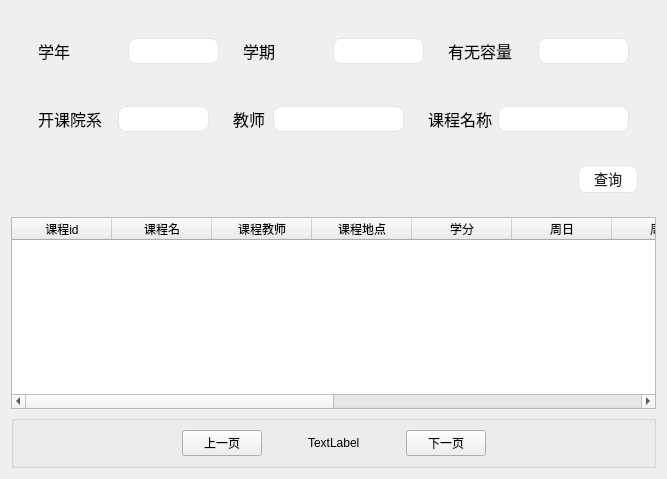
          <widget class="QWidget" name="SchoolCourse">
           <layout class="QGridLayout" name="gridLayout_10">
            <item row="0" column="0">
             <widget class="QGroupBox" name="groupBox">
              <property name="styleSheet">
               <string notr="true">        QGroupBox {
            border-color: rgb(0, 0, 0);
            border-width: 0px;
            border-style: solid;
            margin-top: 0.5ex;
        }</string>
              </property>
              <property name="title">
               <string/>
              </property>
              <layout class="QVBoxLayout" name="verticalLayout_9">
               <item>
                <widget class="QGroupBox" name="groupBox_18">
                 <property name="styleSheet">
                  <string notr="true">        QGroupBox {
            border-color: rgb(0, 0, 0);
            border-width: 0px;
            border-style: solid;
            margin-top: 0.5ex;
        }</string>
                 </property>
                 <property name="title">
                  <string/>
                 </property>
                 <layout class="QHBoxLayout" name="horizontalLayout_37">
                  <item>
                   <widget class="QGroupBox" name="groupBox_20">
                    <property name="styleSheet">
                     <string notr="true">        QGroupBox {
            border-color: rgb(0, 0, 0);
            border-width: 0px;
            border-style: solid;
            margin-top: 0.5ex;
        }</string>
                    </property>
                    <property name="title">
                     <string/>
                    </property>
                    <layout class="QHBoxLayout" name="horizontalLayout_30">
                     <item>
                      <widget class="QLabel" name="label_20">
                       <property name="font">
                        <font>
                         <pointsize>12</pointsize>
                        </font>
                       </property>
                       <property name="text">
                        <string>学年</string>
                       </property>
                      </widget>
                     </item>
                     <item>
                      <widget class="QComboBox" name="academicYearCombo">
                       <property name="styleSheet">
                        <string notr="true">QComboBox{
  color:#1e222b;
  padding: 1px 15px 1px 3px;
  border:1px solid rgba(228,228,228,1);
  border-radius:8;
  font-family: Microsoft YaHei;
  font-size: 14px;
}
QComboBox::drop-down {			/*下拉按钮*/
      subcontrol-origin: padding;
      subcontrol-position: top right;
      width: 20px;
      border:none;
}

QComboBox::down-arrow {		/*下拉按钮*/
      image: url(:/image/combox.png);
  }

QComboBox QAbstractItemView{	/*列表 */
	margin-top: 8px;
	margin-left: 6px;
	margin-bottom: 6px;
	margin-right: 6px;
	background:rgba(255,255,255,1);
    border:1px solid rgba(228,228,228,1);
    border-radius:8px;
	font-size:12px;
    font-family: Microsoft YaHei;
    outline: 0px;
    color:#1e222b;
    padding-left: 16px;
    padding-top: 12px;
	padding-bottom:12px;

  }

QComboBox QScrollBar::vertical{ /*滑条 主体部分*/
    width:6px;
    background:rgb(255,255,255);
    border:none;
}
QComboBox QScrollBar::handle::vertical{ /*滑块主体*/
    border-radius:3px;
    background-color: rgba(30, 34, 43, 0.2);
}
QComboBox QScrollBar::handle::vertical::hover{
    background-color: rgba(30, 34, 43, 0.2);
}
QComboBox QScrollBar::add-line::vertical{/*上箭头*/
    border:none;
}
QComboBox QScrollBar::sub-line::vertical{/*下箭头*/
    border:none;
}

</string>
                       </property>
                      </widget>
                     </item>
                    </layout>
                   </widget>
                  </item>
                  <item>
                   <widget class="QGroupBox" name="groupBox_22">
                    <property name="styleSheet">
                     <string notr="true">        QGroupBox {
            border-color: rgb(0, 0, 0);
            border-width: 0px;
            border-style: solid;
            margin-top: 0.5ex;
        }</string>
                    </property>
                    <property name="title">
                     <string/>
                    </property>
                    <layout class="QHBoxLayout" name="horizontalLayout_33">
                     <item>
                      <widget class="QLabel" name="label_22">
                       <property name="font">
                        <font>
                         <pointsize>12</pointsize>
                        </font>
                       </property>
                       <property name="text">
                        <string>学期</string>
                       </property>
                      </widget>
                     </item>
                     <item>
                      <widget class="QComboBox" name="semesterCombo">
                       <property name="styleSheet">
                        <string notr="true">QComboBox{
  color:#1e222b;
  padding: 1px 15px 1px 3px;
  border:1px solid rgba(228,228,228,1);
  border-radius:8;
  font-family: Microsoft YaHei;
  font-size: 14px;
}
QComboBox::drop-down {			/*下拉按钮*/
      subcontrol-origin: padding;
      subcontrol-position: top right;
      width: 20px;
      border:none;
}

QComboBox::down-arrow {		/*下拉按钮*/
      image: url(:/image/combox.png);
  }

QComboBox QAbstractItemView{	/*列表 */
	margin-top: 8px;
	margin-left: 6px;
	margin-bottom: 6px;
	margin-right: 6px;
	background:rgba(255,255,255,1);
    border:1px solid rgba(228,228,228,1);
    border-radius:8px;
	font-size:12px;
    font-family: Microsoft YaHei;
    outline: 0px;
    color:#1e222b;
    padding-left: 16px;
    padding-top: 12px;
	padding-bottom:12px;

  }

QComboBox QScrollBar::vertical{ /*滑条 主体部分*/
    width:6px;
    background:rgb(255,255,255);
    border:none;
}
QComboBox QScrollBar::handle::vertical{ /*滑块主体*/
    border-radius:3px;
    background-color: rgba(30, 34, 43, 0.2);
}
QComboBox QScrollBar::handle::vertical::hover{
    background-color: rgba(30, 34, 43, 0.2);
}
QComboBox QScrollBar::add-line::vertical{/*上箭头*/
    border:none;
}
QComboBox QScrollBar::sub-line::vertical{/*下箭头*/
    border:none;
}
</string>
                       </property>
                      </widget>
                     </item>
                    </layout>
                   </widget>
                  </item>
                  <item>
                   <widget class="QGroupBox" name="groupBox_21">
                    <property name="styleSheet">
                     <string notr="true">        QGroupBox {
            border-color: rgb(0, 0, 0);
            border-width: 0px;
            border-style: solid;
            margin-top: 0.5ex;
        }</string>
                    </property>
                    <property name="title">
                     <string/>
                    </property>
                    <layout class="QHBoxLayout" name="horizontalLayout_32">
                     <item>
                      <widget class="QLabel" name="label_21">
                       <property name="font">
                        <font>
                         <pointsize>12</pointsize>
                        </font>
                       </property>
                       <property name="text">
                        <string>有无容量</string>
                       </property>
                      </widget>
                     </item>
                     <item>
                      <widget class="QComboBox" name="hasCapacityCombo">
                       <property name="styleSheet">
                        <string notr="true">QComboBox{
  color:#1e222b;
  padding: 1px 15px 1px 3px;
  border:1px solid rgba(228,228,228,1);
  border-radius:8;
  font-family: Microsoft YaHei;
  font-size: 14px;
}
QComboBox::drop-down {			/*下拉按钮*/
      subcontrol-origin: padding;
      subcontrol-position: top right;
      width: 20px;
      border:none;
}

QComboBox::down-arrow {		/*下拉按钮*/
      image: url(:/image/combox.png);
  }

QComboBox QAbstractItemView{	/*列表 */
	margin-top: 8px;
	margin-left: 6px;
	margin-bottom: 6px;
	margin-right: 6px;
	background:rgba(255,255,255,1);
    border:1px solid rgba(228,228,228,1);
    border-radius:8px;
	font-size:12px;
    font-family: Microsoft YaHei;
    outline: 0px;
    color:#1e222b;
    padding-left: 16px;
    padding-top: 12px;
	padding-bottom:12px;

  }

QComboBox QScrollBar::vertical{ /*滑条 主体部分*/
    width:6px;
    background:rgb(255,255,255);
    border:none;
}
QComboBox QScrollBar::handle::vertical{ /*滑块主体*/
    border-radius:3px;
    background-color: rgba(30, 34, 43, 0.2);
}
QComboBox QScrollBar::handle::vertical::hover{
    background-color: rgba(30, 34, 43, 0.2);
}
QComboBox QScrollBar::add-line::vertical{/*上箭头*/
    border:none;
}
QComboBox QScrollBar::sub-line::vertical{/*下箭头*/
    border:none;
}
</string>
                       </property>
                      </widget>
                     </item>
                    </layout>
                   </widget>
                  </item>
                 </layout>
                </widget>
               </item>
               <item>
                <widget class="QGroupBox" name="groupBox_23">
                 <property name="styleSheet">
                  <string notr="true">        QGroupBox {
            border-color: rgb(0, 0, 0);
            border-width: 0px;
            border-style: solid;
            margin-top: 0.5ex;
        }</string>
                 </property>
                 <property name="title">
                  <string/>
                 </property>
                 <layout class="QHBoxLayout" name="horizontalLayout_36">
                  <item>
                   <widget class="QGroupBox" name="groupBox_24">
                    <property name="styleSheet">
                     <string notr="true">        QGroupBox {
            border-color: rgb(0, 0, 0);
            border-width: 0px;
            border-style: solid;
            margin-top: 0.5ex;
        }</string>
                    </property>
                    <property name="title">
                     <string/>
                    </property>
                    <layout class="QHBoxLayout" name="horizontalLayout_31">
                     <item>
                      <widget class="QLabel" name="label_23">
                       <property name="font">
                        <font>
                         <pointsize>12</pointsize>
                        </font>
                       </property>
                       <property name="text">
                        <string>开课院系</string>
                       </property>
                      </widget>
                     </item>
                     <item>
                      <widget class="QComboBox" name="departmentCombo">
                       <property name="styleSheet">
                        <string notr="true">QComboBox{
  color:#1e222b;
  padding: 1px 15px 1px 3px;
  border:1px solid rgba(228,228,228,1);
  border-radius:8;
  font-family: Microsoft YaHei;
  font-size: 14px;
}
QComboBox::drop-down {			/*下拉按钮*/
      subcontrol-origin: padding;
      subcontrol-position: top right;
      width: 20px;
      border:none;
}

QComboBox::down-arrow {		/*下拉按钮*/
      image: url(:/image/combox.png);
  }

QComboBox QAbstractItemView{	/*列表 */
	margin-top: 8px;
	margin-left: 6px;
	margin-bottom: 6px;
	margin-right: 6px;
	background:rgba(255,255,255,1);
    border:1px solid rgba(228,228,228,1);
    border-radius:8px;
	font-size:12px;
    font-family: Microsoft YaHei;
    outline: 0px;
    color:#1e222b;
    padding-left: 16px;
    padding-top: 12px;
	padding-bottom:12px;

  }

QComboBox QScrollBar::vertical{ /*滑条 主体部分*/
    width:6px;
    background:rgb(255,255,255);
    border:none;
}
QComboBox QScrollBar::handle::vertical{ /*滑块主体*/
    border-radius:3px;
    background-color: rgba(30, 34, 43, 0.2);
}
QComboBox QScrollBar::handle::vertical::hover{
    background-color: rgba(30, 34, 43, 0.2);
}
QComboBox QScrollBar::add-line::vertical{/*上箭头*/
    border:none;
}
QComboBox QScrollBar::sub-line::vertical{/*下箭头*/
    border:none;
}
</string>
                       </property>
                      </widget>
                     </item>
                    </layout>
                   </widget>
                  </item>
                  <item>
                   <widget class="QGroupBox" name="groupBox_26">
                    <property name="styleSheet">
                     <string notr="true">        QGroupBox {
            border-color: rgb(0, 0, 0);
            border-width: 0px;
            border-style: solid;
            margin-top: 0.5ex;
        }</string>
                    </property>
                    <property name="title">
                     <string/>
                    </property>
                    <layout class="QHBoxLayout" name="horizontalLayout_35">
                     <item>
                      <widget class="QLabel" name="label_25">
                       <property name="font">
                        <font>
                         <pointsize>12</pointsize>
                        </font>
                       </property>
                       <property name="text">
                        <string>教师</string>
                       </property>
                      </widget>
                     </item>
                     <item>
                      <widget class="QLineEdit" name="instructorEdit">
                       <property name="sizePolicy">
                        <sizepolicy hsizetype="Preferred" vsizetype="Fixed">
                         <horstretch>0</horstretch>
                         <verstretch>0</verstretch>
                        </sizepolicy>
                       </property>
                       <property name="styleSheet">
                        <string notr="true">QLineEdit {
    color: #1e222b;
    padding: 1px 3px;  /* 去掉右边的15px padding，因为LineEdit不需要下拉按钮的空间 */
    border: 1px solid rgba(228,228,228,1);
    border-radius: 8px;
    font-family: Microsoft YaHei;
    font-size: 14px;
    background: rgba(255,255,255,1);
}

QLineEdit:focus {
    border: 1px solid rgba(228,228,228,1);  /* 保持聚焦时边框样式一致 */
    outline: none;
}

/* 垂直滚动条样式，如果LineEdit是多行的话 */
QLineEdit QScrollBar:vertical {
    width: 6px;
    background: rgb(255,255,255);
    border: none;
}

QLineEdit QScrollBar::handle:vertical {
    border-radius: 3px;
    background-color: rgba(30, 34, 43, 0.2);
}

QLineEdit QScrollBar::handle:vertical:hover {
    background-color: rgba(30, 34, 43, 0.2);
}

QLineEdit QScrollBar::add-line:vertical {
    border: none;
}

QLineEdit QScrollBar::sub-line:vertical {
    border: none;
}</string>
                       </property>
                      </widget>
                     </item>
                    </layout>
                   </widget>
                  </item>
                  <item>
                   <widget class="QGroupBox" name="groupBox_25">
                    <property name="styleSheet">
                     <string notr="true">        QGroupBox {
            border-color: rgb(0, 0, 0);
            border-width: 0px;
            border-style: solid;
            margin-top: 0.5ex;
        }</string>
                    </property>
                    <property name="title">
                     <string/>
                    </property>
                    <layout class="QHBoxLayout" name="horizontalLayout_34">
                     <item>
                      <widget class="QLabel" name="label_24">
                       <property name="font">
                        <font>
                         <pointsize>12</pointsize>
                        </font>
                       </property>
                       <property name="text">
                        <string>课程名称</string>
                       </property>
                      </widget>
                     </item>
                     <item>
                      <widget class="QLineEdit" name="courseNameEdit">
                       <property name="sizePolicy">
                        <sizepolicy hsizetype="Preferred" vsizetype="Fixed">
                         <horstretch>0</horstretch>
                         <verstretch>0</verstretch>
                        </sizepolicy>
                       </property>
                       <property name="styleSheet">
                        <string notr="true">QLineEdit {
    color: #1e222b;
    padding: 1px 3px;  /* 去掉右边的15px padding，因为LineEdit不需要下拉按钮的空间 */
    border: 1px solid rgba(228,228,228,1);
    border-radius: 8px;
    font-family: Microsoft YaHei;
    font-size: 14px;
    background: rgba(255,255,255,1);
}

QLineEdit:focus {
    border: 1px solid rgba(228,228,228,1);  /* 保持聚焦时边框样式一致 */
    outline: none;
}

/* 垂直滚动条样式，如果LineEdit是多行的话 */
QLineEdit QScrollBar:vertical {
    width: 6px;
    background: rgb(255,255,255);
    border: none;
}

QLineEdit QScrollBar::handle:vertical {
    border-radius: 3px;
    background-color: rgba(30, 34, 43, 0.2);
}

QLineEdit QScrollBar::handle:vertical:hover {
    background-color: rgba(30, 34, 43, 0.2);
}

QLineEdit QScrollBar::add-line:vertical {
    border: none;
}

QLineEdit QScrollBar::sub-line:vertical {
    border: none;
}</string>
                       </property>
                      </widget>
                     </item>
                    </layout>
                   </widget>
                  </item>
                 </layout>
                </widget>
               </item>
               <item>
                <widget class="QGroupBox" name="groupBox_19">
                 <property name="title">
                  <string/>
                 </property>
                 <layout class="QHBoxLayout" name="horizontalLayout_39">
                  <item>
                   <spacer name="horizontalSpacer_21">
                    <property name="orientation">
                     <enum>Qt::Orientation::Horizontal</enum>
                    </property>
                    <property name="sizeType">
                     <enum>QSizePolicy::Policy::Expanding</enum>
                    </property>
                    <property name="sizeHint" stdset="0">
                     <size>
                      <width>549</width>
                      <height>20</height>
                     </size>
                    </property>
                   </spacer>
                  </item>
                  <item>
                   <widget class="QPushButton" name="btnSearchCourse">
                    <property name="styleSheet">
                     <string notr="true">QPushButton {
    color: #1e222b;
    background-color: #ffffff;
    border: 1px solid rgba(228,228,228,1);
    border-radius: 8px;
    font-family: Microsoft YaHei;
    font-size: 14px;
    padding: 1px 15px;
    min-height: 24px;  /* 确保按钮高度与ComboBox一致 */
}

QPushButton:hover {
    background-color: rgba(30, 34, 43, 0.05);  /* 悬浮时背景轻微变暗 */
    border: 1px solid rgba(30, 34, 43, 0.2);   /* 悬浮时边框加深 */
}

QPushButton:pressed {
    background-color: rgba(30, 34, 43, 0.1);   /* 按下时背景更暗 */
    border: 1px solid rgba(30, 34, 43, 0.3);   /* 按下时边框更深 */
    padding: 2px 15px 0px 15px;                /* 轻微的按下效果 */
}

QPushButton:disabled {
    color: rgba(30, 34, 43, 0.3);              /* 禁用时文字变淡 */
    background-color: rgba(228,228,228,0.3);   /* 禁用时背景变灰 */
    border: 1px solid rgba(228,228,228,0.5);   /* 禁用时边框变淡 */
}

/* 如果按钮包含图标 */
QPushButton:icon {
    padding: 1px 15px 1px 10px;  /* 左侧padding适当调整以适应图标 */
}</string>
                    </property>
                    <property name="text">
                     <string>查询</string>
                    </property>
                   </widget>
                  </item>
                 </layout>
                </widget>
               </item>
               <item>
                <layout class="QHBoxLayout" name="horizontalLayout_38"/>
               </item>
              </layout>
             </widget>
            </item>
            <item row="1" column="0">
             <widget class="SchoolCourseDisplay" name="schoolCourseTable">
              <property name="editTriggers">
               <set>QAbstractItemView::EditTrigger::NoEditTriggers</set>
              </property>
              <column>
               <property name="text">
                <string>课程id</string>
               </property>
              </column>
              <column>
               <property name="text">
                <string>课程名</string>
               </property>
              </column>
              <column>
               <property name="text">
                <string>课程教师</string>
               </property>
              </column>
              <column>
               <property name="text">
                <string>课程地点</string>
               </property>
              </column>
              <column>
               <property name="text">
                <string>学分</string>
               </property>
              </column>
              <column>
               <property name="text">
                <string>周日</string>
               </property>
              </column>
              <column>
               <property name="text">
                <string>周一</string>
               </property>
              </column>
              <column>
               <property name="text">
                <string>周二</string>
               </property>
              </column>
              <column>
               <property name="text">
                <string>周三</string>
               </property>
              </column>
              <column>
               <property name="text">
                <string>周四</string>
               </property>
              </column>
              <column>
               <property name="text">
                <string>周五</string>
               </property>
              </column>
              <column>
               <property name="text">
                <string>周六</string>
               </property>
              </column>
             </widget>
            </item>
            <item row="2" column="0">
             <widget class="QGroupBox" name="groupBox_2">
              <property name="title">
               <string/>
              </property>
              <layout class="QHBoxLayout" name="horizontalLayout_15">
               <item>
                <spacer name="horizontalSpacer_24">
                 <property name="orientation">
                  <enum>Qt::Orientation::Horizontal</enum>
                 </property>
                 <property name="sizeHint" stdset="0">
                  <size>
                   <width>40</width>
                   <height>20</height>
                  </size>
                 </property>
                </spacer>
               </item>
               <item>
                <widget class="QPushButton" name="prevButton">
                 <property name="text">
                  <string>上一页</string>
                 </property>
                </widget>
               </item>
               <item>
                <spacer name="horizontalSpacer_26">
                 <property name="orientation">
                  <enum>Qt::Orientation::Horizontal</enum>
                 </property>
                 <property name="sizeType">
                  <enum>QSizePolicy::Policy::Preferred</enum>
                 </property>
                 <property name="sizeHint" stdset="0">
                  <size>
                   <width>40</width>
                   <height>20</height>
                  </size>
                 </property>
                </spacer>
               </item>
               <item>
                <widget class="QLabel" name="pageLabel">
                 <property name="text">
                  <string>TextLabel</string>
                 </property>
                </widget>
               </item>
               <item>
                <spacer name="horizontalSpacer_27">
                 <property name="orientation">
                  <enum>Qt::Orientation::Horizontal</enum>
                 </property>
                 <property name="sizeType">
                  <enum>QSizePolicy::Policy::Preferred</enum>
                 </property>
                 <property name="sizeHint" stdset="0">
                  <size>
                   <width>40</width>
                   <height>20</height>
                  </size>
                 </property>
                </spacer>
               </item>
               <item>
                <widget class="QPushButton" name="nextButton">
                 <property name="text">
                  <string>下一页</string>
                 </property>
                </widget>
               </item>
               <item>
                <spacer name="horizontalSpacer_25">
                 <property name="orientation">
                  <enum>Qt::Orientation::Horizontal</enum>
                 </property>
                 <property name="sizeHint" stdset="0">
                  <size>
                   <width>40</width>
                   <height>20</height>
                  </size>
                 </property>
                </spacer>
               </item>
              </layout>
             </widget>
            </item>
           </layout>
          </widget>
